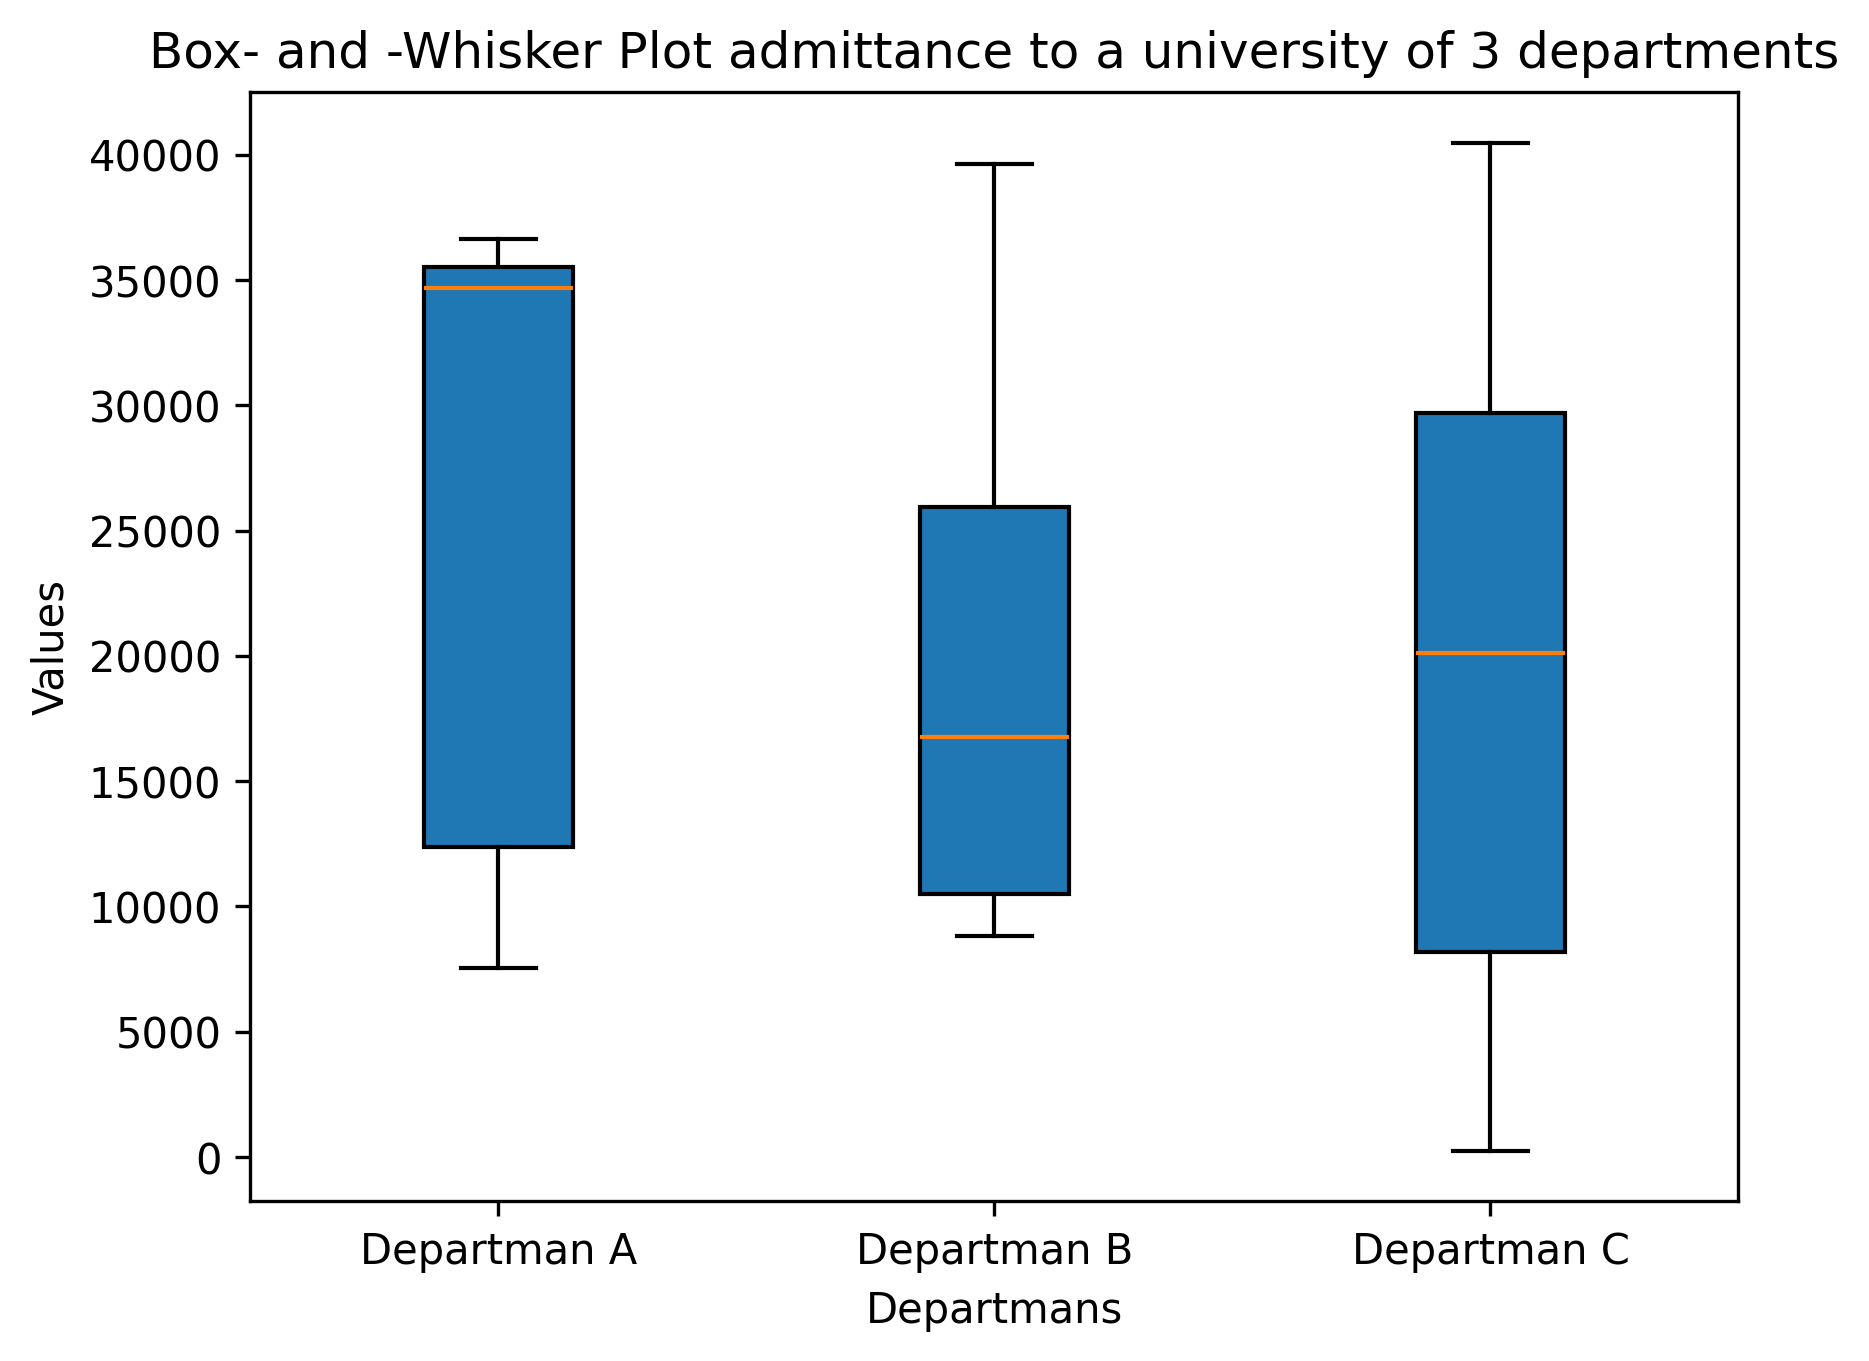

Here is the Python script that generated this plot:
import matplotlib
#matplotlib.use('TkAgg')  # Use Tkinter backend
import matplotlib.pyplot as plt
import numpy as np


depA = [7537, 11000, 12000, 13456, 34678, 34679, 35000, 35678, 36000, 36654]
depB = [8803, 8900 , 10345, 10999, 14556, 19000, 20678, 27689, 39000, 39639]
depC = [248, 441, 5678, 9008, 12345, 19234, 21000, 23567, 28056, 34590, 40000, 40475]

depT = [depA, depB, depC]

plt.boxplot(depT, patch_artist = True, tick_labels = ["Departman A", "Departman B", "Departman C"])

plt.title("Box- and -Whisker Plot admittance to a university of 3 departments")
plt.ylabel("Values")
plt.xlabel("Departmans")

plt.savefig('boxAndWhisker.png', dpi=300, bbox_inches='tight')

plt.show()
